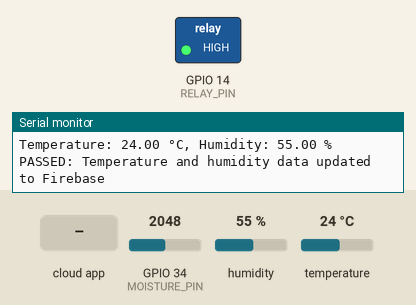
Recording of a program running on a simulated ESP32. Parts: switched loads named in the program (green lamp = pin HIGH), the last lines printed to the serial monitor. The test bench sets the inputs (shaded band); at power-on: GPIO 34 (MOISTURE_PIN) = 2048, humidity 55 %, temperature 24 °C. WiFi joins after 1.5 s; servers stay silent unless stated; uploads are accepted with an empty reply; the local clock reads 2024-03-15 10:24:30 at power-on unless the program sets it; the Firebase database answers and starts empty; web services answer with replies made up by the test bench.

Above: at 4.7 s.
4.8 s: GPIO 34 (MOISTURE_PIN) set to 3442
13.2 s: GPIO 34 (MOISTURE_PIN) set to 3561
At 18.6 s:
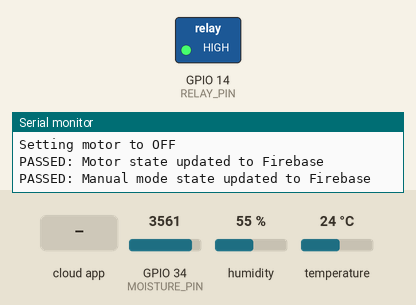
18.9 s: the phone or cloud app sets manualMode to 1
29.3 s: the phone or cloud app sets isOn to 1
At 30.6 s:
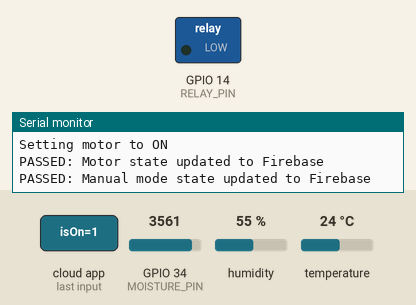
30.9 s: the phone or cloud app sets isOn to 0
At 32.0 s:
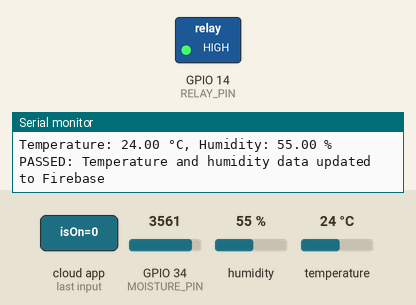
Timing chart, 0 to 33.5 s (numbered marks = the images above; inputs shaded):
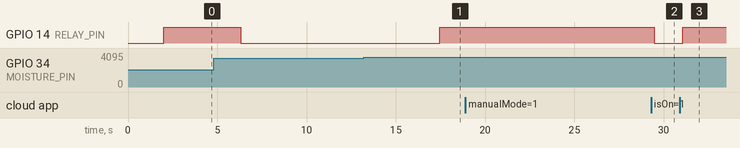

Measured:
- after the input at 13.2 s, GPIO 14 (RELAY_PIN): LOW → HIGH after 4.3 s
- after the input at 29.3 s, GPIO 14 (RELAY_PIN): HIGH → LOW after 0.17 s
- after the input at 30.9 s, GPIO 14 (RELAY_PIN): LOW → HIGH after 0.17 s

The program:

main.cpp
```cpp
#include <Arduino.h>
#if defined(ESP32)
#include <WiFi.h>
#elif defined(ESP8266)
#include <ESP8266WiFi.h>
#endif
#include <Firebase_ESP_Client.h>
#include <HTTPClient.h>
#include <DHT.h>
#include "addons/TokenHelper.h"
#include "addons/RTDBHelper.h"

#define USER_EMAIL "1atultiwari062@gmail.com"
#define USER_PASSWORD "XXXXXXXX"
#define WIFI_SSID "XXXXXXXXX"
#define WIFI_PASSWORD "XXXXXXXXXXXX"
#define API_KEY "XXXXXXXXXXXXXXXXXXXXXXXXXXXXXXXXXXXXX"
#define DATABASE_URL "XXXXXXXXXXXXXXXXXXXXXXXXX"

String thingspeakapiKey = "XXXXXXXXXXXXXXXX";
const char* server = "api.thingspeak.com";

FirebaseData fbdo;
FirebaseAuth auth;
FirebaseConfig config;

unsigned long sendDataPrevMillis = 0;
bool signupOK = false;

bool isMotorOn = false;
bool autoMotorOnOff = true;
bool manualMode = false;
int soilMoistureValue = 0;

#define DHTPIN 4
#define DHTTYPE DHT11
#define RELAY_PIN 14
#define MOISTURE_PIN 34
#define thresholdValue 3500

DHT dht(DHTPIN, DHTTYPE);
WiFiClient client;

// for this setup the relay was on active low state
// need to change the code for active high


void setMotor(bool isOn) {
    Serial.print("setMotor called with: ");
    Serial.println(isOn ? "ON" : "OFF");
    if (isMotorOn != isOn) {
        isMotorOn = isOn;
        digitalWrite(RELAY_PIN, isMotorOn ? LOW : HIGH); // Note: LOW for ON, HIGH for OFF
        Serial.print("Setting motor to ");
        Serial.println(isMotorOn ? "ON" : "OFF");

        if (Firebase.ready() && signupOK) {
            if (Firebase.RTDB.setBool(&fbdo, "App/motor/isOn", isOn)) {
                Serial.println("PASSED: Motor state updated to Firebase");
            } else {
                Serial.println("FAILED: Motor state update failed");
                Serial.println("REASON: " + fbdo.errorReason());
            }
            if (Firebase.RTDB.setBool(&fbdo, "App/motor/manualMode", manualMode)) {
                Serial.println("PASSED: Manual mode state updated to Firebase");
            } else {
                Serial.println("FAILED: Manual mode state update failed");
                Serial.println("REASON: " + fbdo.errorReason());
            }
        }
    }
}

void setCurrentMoistureValue(int value) {
    soilMoistureValue = value;
    if (Firebase.ready() && signupOK) {
        Firebase.RTDB.setInt(&fbdo, "App/soilMoisture/currentValue", value);
    }
}

void setTempAndHumidity(float temp, float hum) {
    if (Firebase.ready() && signupOK) {
        FirebaseJson json;
        json.add("temperature", temp);
        json.add("humidity", hum);
        if (Firebase.RTDB.setJSON(&fbdo, "App/environment", &json))
        {
            Serial.println("PASSED: Temperature and humidity data updated to Firebase");
        }
        else
        {
            Serial.println("FAILED: Temperature and humidity data update failed");
            Serial.println("REASON: " + fbdo.errorReason());
        }

    }
}

String callAPI(const String &url) {
    if (WiFi.status() == WL_CONNECTED) {
        HTTPClient http;
        http.begin(url);
        int httpResponseCode = http.GET();

        if (httpResponseCode > 0) {
            String payload = http.getString();
            http.end();
            return payload;
        }

        http.end();
        return "Error: " + String(httpResponseCode);
    }
    return "WiFi Disconnected";
}

String getDate() {
    return callAPI("http://worldtimeapi.org/api/timezone/Asia/Kathmandu");
}

void setMoistureDataWithDateAndTimeAsJson(int value) {
    if (Firebase.ready() && signupOK) {
        FirebaseJson json;
        json.add("value", value);
        json.add("datetime", getDate());
        Firebase.RTDB.pushJSON(&fbdo, "App/soilMoisture/wholeData", &json);
    }
}

void readData() {
    if (Firebase.RTDB.getBool(&fbdo, "App/motor/manualMode")) {
        manualMode = fbdo.boolData();
    }

    if (manualMode && Firebase.RTDB.getBool(&fbdo, "App/motor/isOn")) {
        bool motorStateFromDB = fbdo.boolData();
        if (motorStateFromDB != isMotorOn) {
            setMotor(motorStateFromDB);
        }
    }

    int value = analogRead(MOISTURE_PIN);
    if (value != soilMoistureValue) {
        soilMoistureValue = value;
        setCurrentMoistureValue(soilMoistureValue);
        setMoistureDataWithDateAndTimeAsJson(soilMoistureValue);
    }

    float temp = dht.readTemperature();
    float hum = dht.readHumidity();
    if (isnan(temp) || isnan(hum)) {
        Serial.println("Failed to read from DHT sensor!");
    } else {
        Serial.print("Temperature: ");
        Serial.print(temp);
        Serial.print(" °C, Humidity: ");
        Serial.print(hum);
        Serial.println(" %");
        setTempAndHumidity(temp, hum);
    }

    delay(2000); // Add delay to allow DHT sensor to stabilize
}


void connectToWiFi() {
    Serial.begin(115200);
    WiFi.begin(WIFI_SSID, WIFI_PASSWORD);
    while (WiFi.status() != WL_CONNECTED) {
        delay(300);
    }
}

void setupFirebase() {
    config.api_key = API_KEY;
    auth.user.email = USER_EMAIL;
    auth.user.password = USER_PASSWORD;
    config.database_url = DATABASE_URL;

    if (Firebase.signUp(&config, &auth, USER_EMAIL, USER_PASSWORD)) {
        signupOK = true;
    } else {
        if (config.signer.signupError.message == "EMAIL_EXISTS") {
            signupOK = true;
        }
    }

    config.token_status_callback = tokenStatusCallback;
    Firebase.begin(&config, &auth);
    Firebase.reconnectWiFi(true);
}

void autoLogic() {
    if (!manualMode) {
        if (soilMoistureValue > thresholdValue) {
            Serial.println("Soil is dry. Turning motor ON by turning relay OFF.");
            setMotor(false);  // Relay OFF (LOW), Motor ON
        } else {
            Serial.println("Soil is wet. Turning motor OFF by turning relay ON.");
            setMotor(true); // Relay ON (HIGH), Motor OFF
        }
    } else {
        Serial.println("Manual mode is ON. Ignoring auto logic.");
    }
}

void sendDataToThingSpeak(float temp, float hum, int soilMoisture) {
    if (WiFi.status() == WL_CONNECTED) {
        IPAddress ip;
        if (WiFi.hostByName(server, ip)) {
            if (client.connect(ip, 80)) {
                String postStr = "api_key=" + thingspeakapiKey;
                postStr += "&field1=" + String(temp);
                postStr += "&field2=" + String(hum);
                postStr += "&field3=" + String(soilMoisture);
                postStr += "\r\n\r\n";

                client.print("POST /update HTTP/1.1\n");
                client.print("Host: " + String(server) + "\n");
                client.print("Connection: close\n");
                client.print("Content-Type: application/x-www-form-urlencoded\n");
                client.print("Content-Length: ");
                client.print(String(postStr.length()));
                client.print("\n\n");
                client.print(postStr);

                unsigned long timeout = millis();
                while (client.available() == 0) {
                    if (millis() - timeout > 5000) {
                        client.stop();
                        return;
                    }
                }

                while (client.available()) {
                    client.readStringUntil('\r');
                }

                client.stop();
            }
        }
    }
}

void setup() {
    delay(2000);
    Serial.begin(921600);
    pinMode(RELAY_PIN, OUTPUT);
    digitalWrite(RELAY_PIN, HIGH);  // Ensure motor is off initially
    dht.begin();
    connectToWiFi();
    setupFirebase();
}

void loop() {
    if (Firebase.ready() && signupOK) {
        if (millis() - sendDataPrevMillis > 5000 || sendDataPrevMillis == 0) {
            sendDataPrevMillis = millis();
            readData();
            autoLogic();
            sendDataToThingSpeak(dht.readTemperature(), dht.readHumidity(), soilMoistureValue);
        }
    } else {
        Serial.println("Firebase not ready or signup not OK");
    }

    // Check for changes in Firebase
    if (Firebase.RTDB.getBool(&fbdo, "App/motor/manualMode")) {
        manualMode = fbdo.boolData();
    }
    if (Firebase.RTDB.getBool(&fbdo, "App/motor/isOn")) {
        bool motorStateFromDB = fbdo.boolData();
        if (motorStateFromDB != isMotorOn) {
            setMotor(motorStateFromDB);
        }
    }

    delay(1000); // Small delay to avoid overwhelming the loop
}
```
